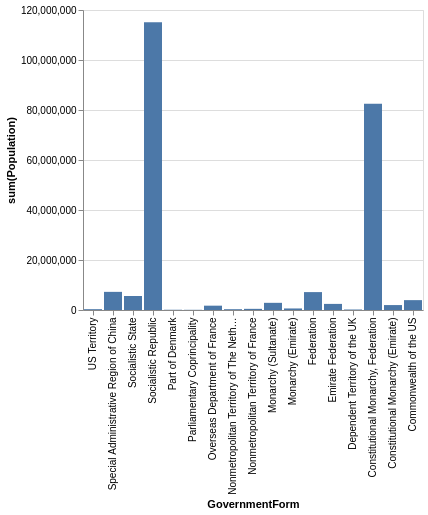

This figure's Vega-Lite source:
### Vega-Lite specification from a JSON file in a GitHub repository (floating-point values rounded to 4 significant figures)
{"data": {"values": [{"x_data": "US Territory", "y_data": 329000}, {"x_data": "Special Administrative Region of China", "y_data": 7255000}, {"x_data": "Socialistic State", "y_data": 5605000}, {"x_data": "Socialistic Republic", "y_data": 115072000}, {"x_data": "Part of Denmark", "y_data": 99000}, {"x_data": "Parliamentary Coprincipality", "y_data": 78000}, {"x_data": "Overseas Department of France", "y_data": 1731000}, {"x_data": "Nonmetropolitan Territory of The Netherlands", "y_data": 320000}, {"x_data": "Nonmetropolitan Territory of France", "y_data": 464000}, {"x_data": "Monarchy (Sultanate)", "y_data": 2870000}, {"x_data": "Monarchy (Emirate)", "y_data": 617000}, {"x_data": "Federation", "y_data": 7160400}, {"x_data": "Emirate Federation", "y_data": 2441000}, {"x_data": "Dependent Territory of the UK", "y_data": 193050}, {"x_data": "Constitutional Monarchy, Federation", "y_data": 82516000}, {"x_data": "Constitutional Monarchy (Emirate)", "y_data": 1972000}, {"x_data": "Commonwealth of the US", "y_data": 3947000}]}, "mark": "bar", "encoding": {"x": {"field": "x_data", "type": "nominal", "title": "GovernmentForm", "sort": "descending"}, "y": {"field": "y_data", "type": "quantitative", "title": "sum(Population)"}}}
